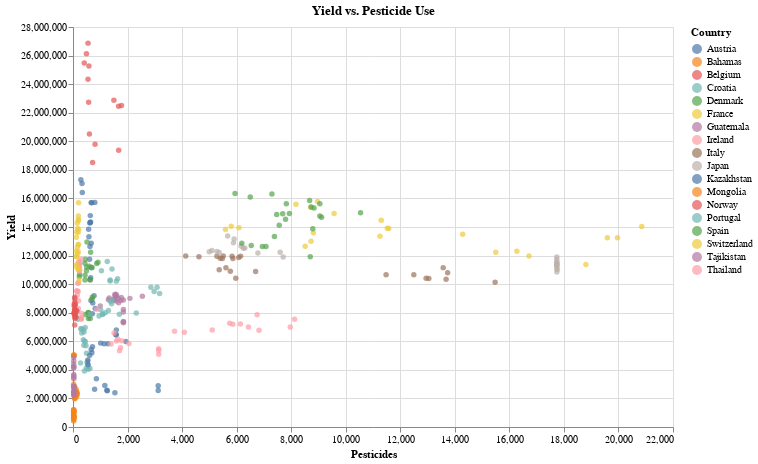

This figure's notebook cell:
### Markdown cell above
## Analysis of Countries who have improved yields without a significant change in pesticide use

TODO: Need to figure this out, it's including each year

### Code cell
scatter_chart_yield_vs_pesticide = alt.Chart(positive_trend_data).mark_circle().encode(
    x='Pesticides:Q',
    y='Yield:Q',
    color='Country:N',
    tooltip=['Country', 'Pesticides', 'Yield']
).properties(
    title='Yield vs. Pesticide Use',
    width=600,
    height=400
)

scatter_chart_yield_vs_pesticide

### Figure 1 — Vega-Lite specification as saved in the notebook (floating-point values rounded to 4 significant figures; data arrays with more than 128 entries replaced by an {"elided": "..."} marker saying what was removed)
{"config": {"view": {"continuousWidth": 300, "continuousHeight": 300}}, "data": {"name": "data-43aae3c165abd2b706f97c635ffd97f0"}, "mark": {"type": "circle"}, "encoding": {"color": {"field": "Country", "type": "nominal"}, "tooltip": [{"field": "Country", "type": "nominal"}, {"field": "Pesticides", "type": "quantitative"}, {"field": "Yield", "type": "quantitative"}], "x": {"field": "Pesticides", "type": "quantitative"}, "y": {"field": "Yield", "type": "quantitative"}}, "height": 400, "title": "Yield vs. Pesticide Use", "width": 600, "$schema": "https://vega.github.io/schema/vega-lite/v5.14.1.json", "datasets": {"data-43aae3c165abd2b706f97c635ffd97f0": {"elided": "398 records"}}}
